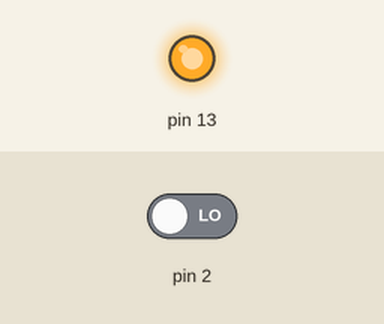
Bench run of a sketch on a simulated Arduino Uno, built with avr-gcc and run on an emulated ATmega328P. Shown: output pins drawn as LEDs (lit = HIGH). The test bench sets the inputs (shaded band); at power-on: pin 2 LOW.

Above: at 1.2 s.
1.3 s: pin 2 driven HIGH
At 2.5 s:
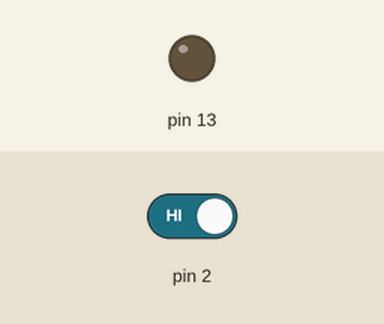
2.8 s: pin 2 driven LOW
At 3.9 s:
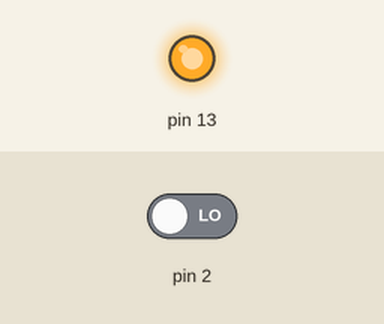
Timing chart, 0 to 5.8 s (numbered marks = the images above; inputs shaded):
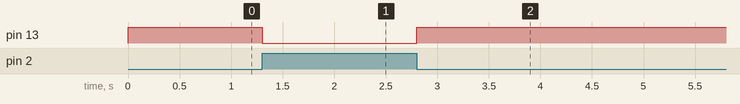

The sketch:

code.ino
```cpp
void setup()
{
  pinMode(13, OUTPUT);
  pinMode(2, INPUT);
}

void loop()
{
  int read= digitalRead(2);
  if(read==HIGH){
    digitalWrite(13,LOW);
  }
  else{
    digitalWrite(13,HIGH);
  }
}
```

Measured:
- after the input at 1.3 s, pin 13: HIGH → LOW at once
- after the input at 2.8 s, pin 13: LOW → HIGH at once
